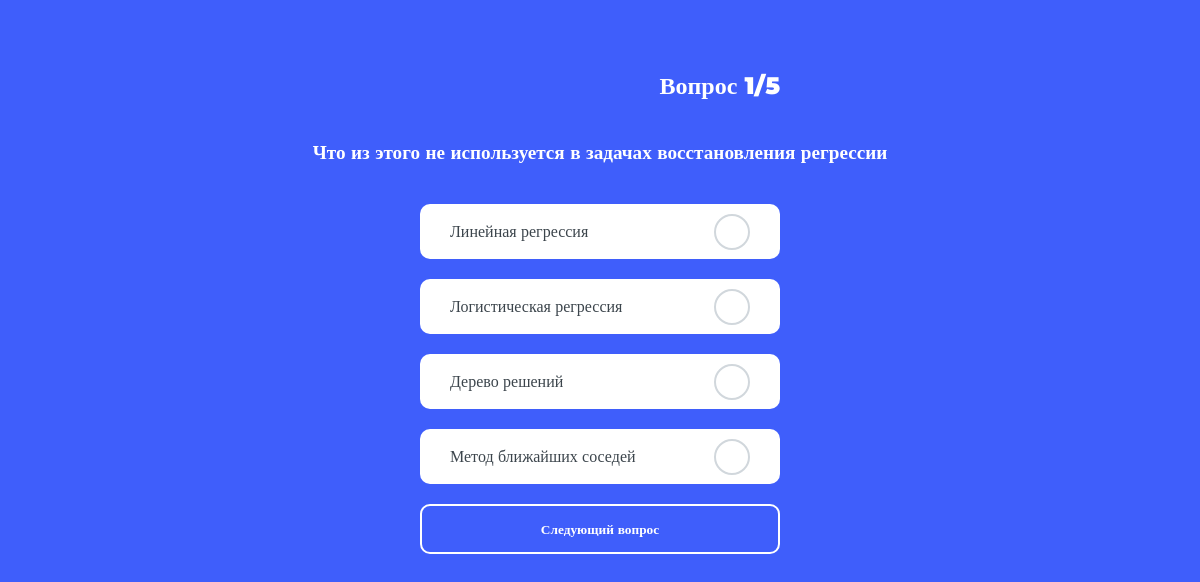
/1/1, run on the app's committed database.
### quiz_app/models.py (models this page shows)
class Question(models.Model):
    text = models.CharField(max_length=255)
    quiz = models.ForeignKey(
        Quiz,
        related_name='questions',
        on_delete=models.CASCADE
    )

class Choice(models.Model):
    text = models.CharField(max_length=255)
    is_correct = models.BooleanField()
    question = models.ForeignKey(
        Question,
        related_name='choices',
        on_delete=models.CASCADE
    )

### quiz_app/views.py (the view, shortened to what this page needs)
class QuizView(FormView):
    form_class = QuestionForm
    template_name = 'quiz_app/question.html'
    def dispatch(self, request, *args, **kwargs):
        self.quiz_id: str = self.kwargs['quiz_id']
        self.question_number: int = self.kwargs['question_number']
        self.quiz: QuizDTO = create_quiz_dto(int(self.quiz_id))
        if self.quiz_id not in self.request.session:
            self.new_quiz_session()
        return super(QuizView, self).dispatch(request, *args, **kwargs)
    def get_form(self, *args, **kwargs):
        form_class: Type[QuestionForm] = self.form_class
        return form_class(**self.get_form_kwargs())
    def get_form_kwargs(self):
        kwargs = super(QuizView, self).get_form_kwargs()
        self.question: QuestionDTO = self.quiz.questions[
            self.question_number - 1
        ]
        previously_selected: List[str] = self.request.session[self.quiz.uuid][
            'user_answers'
        ].get(self.question.uuid, [])
        kwargs.update({
            'question': self.question,
            'previously_selected': previously_selected
        })
        return kwargs
    def get_context_data(self, **kwargs):
        context = super(QuizView, self).get_context_data(**kwargs)
        context['quiz']: QuizDTO = self.quiz
        context['question']: QuestionDTO = self.question
        context['question_number']: int = self.question_number
        if self.question_number != 1:
            context['previous_question_number']: int = self.question_number - 1
        context['n_questions']: int = len(self.quiz.questions)
        return context
    def new_quiz_session(self):
        self.request.session[self.quiz.uuid] = dict(
            user_answers={},
        )
        self.request.session[self.quiz.uuid].pop('result', None)
        """
        Cтруктура сессии:
        session
            quiz_uuid
                user_answers
                    question_uuid = choices (List[str])
                result = result (str)
        """

### quiz_app/forms.py (shortened to what this page needs)
class QuestionForm(forms.Form):
    def __init__(self, question: QuestionDTO, previously_selected, *args, **kwargs):
        super(QuestionForm, self).__init__(*args, **kwargs)
        self.fields["choices"] = forms.MultipleChoiceField(
            widget=forms.CheckboxSelectMultiple,
            choices=[[choice.uuid, choice.text] for choice in question.choices],
            initial=previously_selected
        )

### quiz_app/views.py (called while the page is built)
def create_quiz_dto(quiz_id: int) -> QuizDTO:
    quiz = get_object_or_404(Quiz, id=quiz_id)
    questions = Question.objects.filter(quiz=quiz.id)
    questions_dto_list: List[QuestionDTO] = []
    for question in questions:
        choices = Choice.objects.filter(question=question.id)
        choices_dto_list: List[ChoiceDTO] = []
        for choice in choices:
            choice_dto: ChoiceDTO = ChoiceDTO(
                str(choice.id), choice.text,
                choice.is_correct
            )
            choices_dto_list.append(choice_dto)
        question_dto: QuestionDTO = QuestionDTO(
            str(question.id),
            question.text,
            choices_dto_list
        )
        questions_dto_list.append(question_dto)
    quiz_dto: QuizDTO = QuizDTO(str(quiz.id), quiz.title, questions_dto_list)
    return quiz_dto

### quiz_app/templates/quiz_app/question.html (shortened to what this page needs)
{% extends "quiz_app/index.html" %}
{% block content %}
            <div class="question-header">
                <h1>Вопрос {{ question_number }}/{{ n_questions }}</h1>
            </div>
            <div class="question">
                <p>
                    {{ question.text }}
                </p>
            </div>
            <form method="POST"> {% csrf_token %}
                {% for choice in form.choices %}
                    <div class='input-group'>
                        {{ choice }}
                    </div>
                {% endfor %}
                <input type="submit" value=
                {% if question_number == n_questions %} "Завершить" {% else %} "Следующий вопрос" {% endif %}>
            </form>
{% endblock %}

### quiz_app/templates/quiz_app/index.html (shortened to what this page needs)
{% load static %}
<!DOCTYPE html>
<html lang="en">
<head>
    <link rel="stylesheet" href="{% static '/quiz_app/css/style.css' %}">
</head>
<body>
    <div class="container">
        <div class="content">
            {% block content %}
            {% endblock %}
        </div>
    </div>
</body>
</html>

### quiz_app/static/quiz_app/css/style.css (style rules this page uses)
* { margin: 0; padding: 0; box-sizing: border-box; font-family: 'Montserrat'; }
body { background: rgb(63,94,251); height: 100vh; }
.container { width: 100%; height: 100%; padding: 0 auto; display: flex; justify-content: center; }
.content { display: flex; flex-direction: column; justify-content: start; align-items: center; margin-top: 5%; width: 50%; }
.content h1 { text-align: center; margin-bottom: 50px; font-weight: 900; font-size: 3em; color: #fff; }
.input-group { background-color: #fff; display: block; margin: 10px 0; position: relative; border-radius: 10px; }
.input-group label { padding: 12px 80px 12px 30px; width: 100%; display: flex; align-items: center; text-align: left; color: #3c454c; cursor: pointer; position: relative; overflow: hidden; font-weight: 500; height: 55px; }
form { display: flex; justify-content: center; flex-direction: column; width: 60%; margin: 0 auto; }
.question { font-weight: 700; color: white; text-align: center; margin-bottom: 30px; font-size: 1.2em; }
.question-header h1 { font-size: 1.5em; vertical-align: middle; text-align: center; margin-bottom: 0; margin-left: auto; }
.question-header { display: flex; flex-direction: row; align-items: center; margin-bottom: 30px; width: 60%; height: 50px; }
input[type="submit"] { height: 50px; background-color: rgb(63,94,251); color: white; font-weight: 700; border-style:solid; border-radius: 10px; border-color: white; transition: all 100ms ease-in; margin-top: 10px; }

### data on the page
Question: text "Что из этого не используется в задачах восстановления регрессии"
Choice: choices "Линейная регрессия"
Choice: choices "Логистическая регрессия"
Choice: choices "Дерево решений"
Choice: choices "Метод ближайших соседей"

### other printed values
{{ question_number }} "1"
{{ n_questions }} "5"
